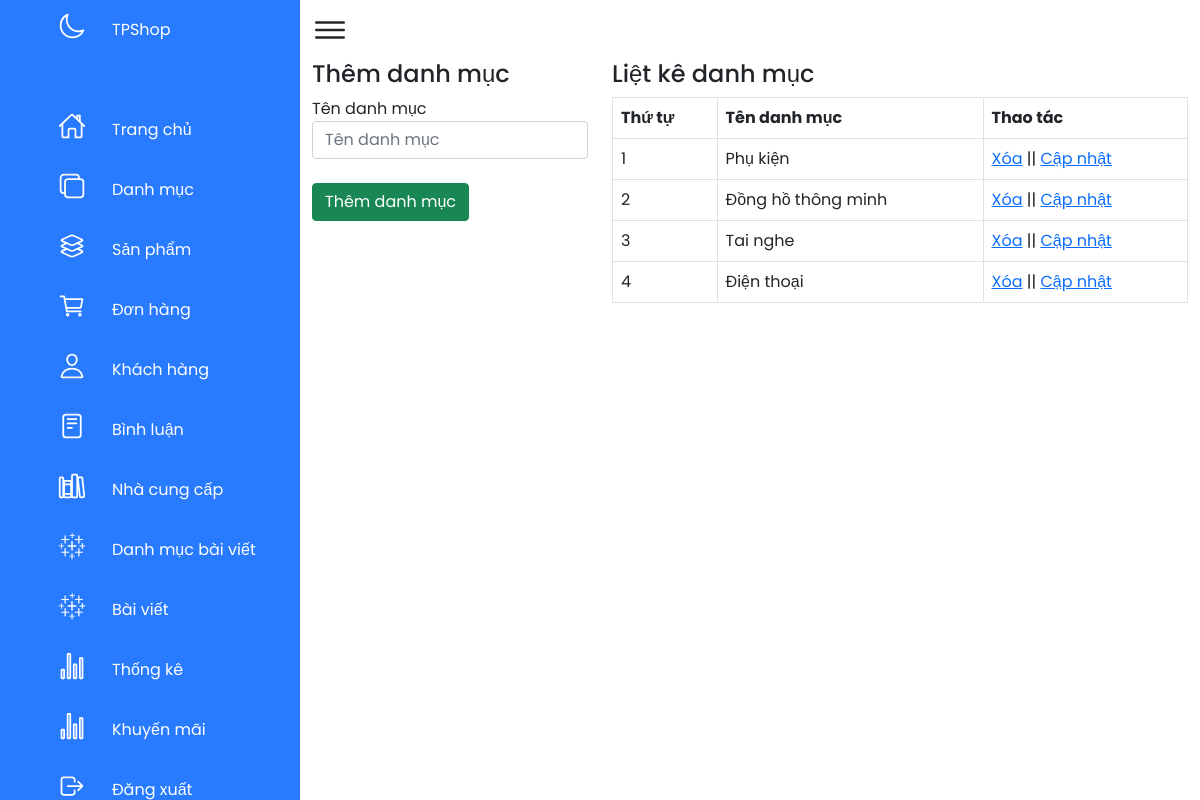
Page /admin/xulydanhmuc.php on the committed database.
### tables this page shows
CREATE TABLE `category` (
  `category_id` int(11) NOT NULL,
  `category_name` varchar(50) NOT NULL,
  `category_img` varchar(50) NOT NULL
);

### admin/xulydanhmuc.php (the view, shortened to what this page needs)
<?php
    include('../db/conn.php');
?>
<!DOCTYPE html>
<html lang="en">
<head>
    <link rel="stylesheet" href="../css/style_admin.css" >
    <link href="https://cdn.jsdelivr.net/npm/bootstrap@5.1.3/dist/css/bootstrap.min.css" rel="stylesheet">
</head>
<body>
    <div class="container1">
    <?php
            include ('menu.php');
        ?>
        <div class="main">
            <div class="toggle">
                <ion-icon name="menu-outline"></ion-icon>
            </div>
            <div class="container">
                <div class="row">
                <?php
                    if(isset($_GET['quanly']) =='capnhat'){
                        $id_capnhat = $_GET['id'];
                        $sql_capnhat = mysqli_query($con,"SELECT * FROM category where category_id = '$id_capnhat'");
                        $row_capnhat = mysqli_fetch_array($sql_capnhat);
                    ?>
                    <div class="col-md-4">
                        <h4>Cập nhật danh mục</h4>
                        <label for="">Tên danh mục</label>
                        <form action="" method="POST">
                            <input type="hidden" class="form-control" name="id_danhmuc" value="<?=$row_capnhat['category_id']?>">
                            <input type="text" class="form-control" name="danhmuc" value="<?=$row_capnhat['category_name']?>"><br>
                            <input type="submit" name="capnhatdanhmuc" value="Cập nhật danh mục" class="btn btn-success">
                        </form>
                    </div>
                    <?php
                    }else{ ?>
                      <div class="col-md-4">
                        <h4>Thêm danh mục</h4>
                        <label for="">Tên danh mục</label>
                        <form action="" method="POST">
                            <input type="text" class="form-control" name="danhmuc" placeholder="Tên danh mục"><br>
                            <input type="submit" name="themdanhmuc" value="Thêm danh mục" class="btn btn-success">
                        </form>
                    </div>
                    <?php
                    }
                    ?>
                    <div class="col-md-8">
                        <h4>Liệt kê danh mục</h4>
                        <?php
                            $sql_select = mysqli_query($con,"SELECT * FROM category order by category_id DESC");
                        ?>
                        <table class="table  table-bordered ">
                            <tr>
                                <th>Thứ tự</th>
                                <th>Tên danh mục</th>
                                <th>Thao tác</th>
                            </tr>
                        <?php
                            $i =0;
                            while($row_category = mysqli_fetch_array($sql_select)){
                                $i++;
                        ?>
                            <tr>
                                <td><?=$i?></td>
                                <td><?=$row_category['category_name']?></td>
                                <td><a href="?xoa=<?php echo $row_category['category_id']?> " onclick="return confirm('bạn có chắc muốn xóa tên danh mục')" >Xóa</a>
                                || <a href="?quanly=capnhat&id=<?php echo $row_category['category_id']?>">Cập nhật</a>
                                </td>
                            </tr>
                        <?php
                            }
                        ?>
                        </table>
                    </div>
                </div>
            </div>
        </div>
        </div>
</body>
</html>

### css/style_admin.css (style rules this page uses)
* { margin: 0; padding: 0; box-sizing: border-box; font-family: 'Poppins', sans-serif; }
:root { --blue: #287bff; --white: #fff; --grey: #f5f5f5; --black1: #222; --black2: #999; }
body { min-width: 100vh; overflow-x: hidden; }
.container1 { position: relative; width: 100%; }
.main { position: absolute; width: calc(100% - 300px); left: 300px; min-height: 100vh; background:var(--white); transition: 0.5s; }
.toggle { position: relative; width: 60px; height: 60px; display: flex; justify-content: center; align-items: center; font-size: 2.5em; cursor: pointer; }
.btn { position: relative; padding: 5px 10px; background: var(--blue); text-decoration: none; color: var(--white); border-radius: 6px; }

### rows in the picture
category: category_name "Phụ kiện"
category: category_name "Đồng hồ thông minh"
category: category_name "Tai nghe"
category: category_name "Điện thoại"
